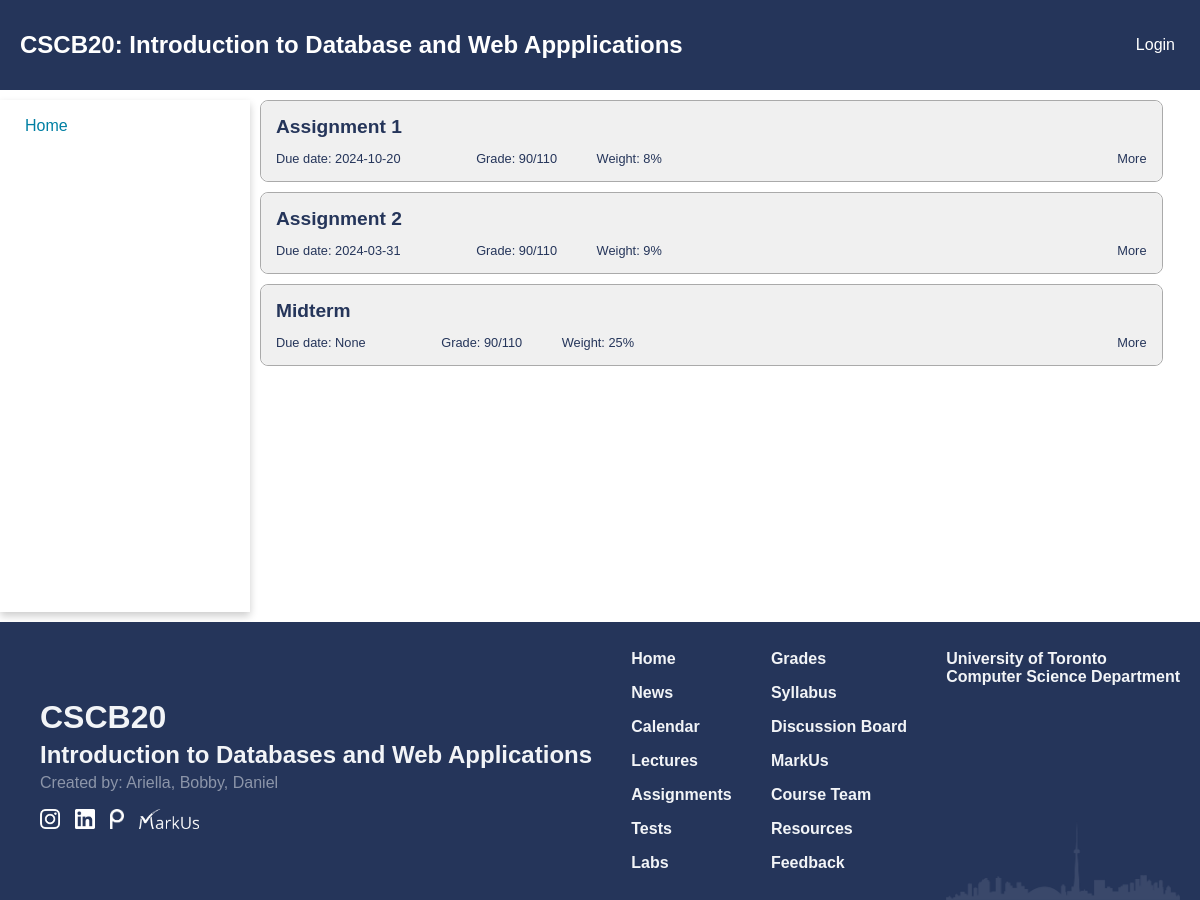
/grades, run on an earlier commit of the app's database.
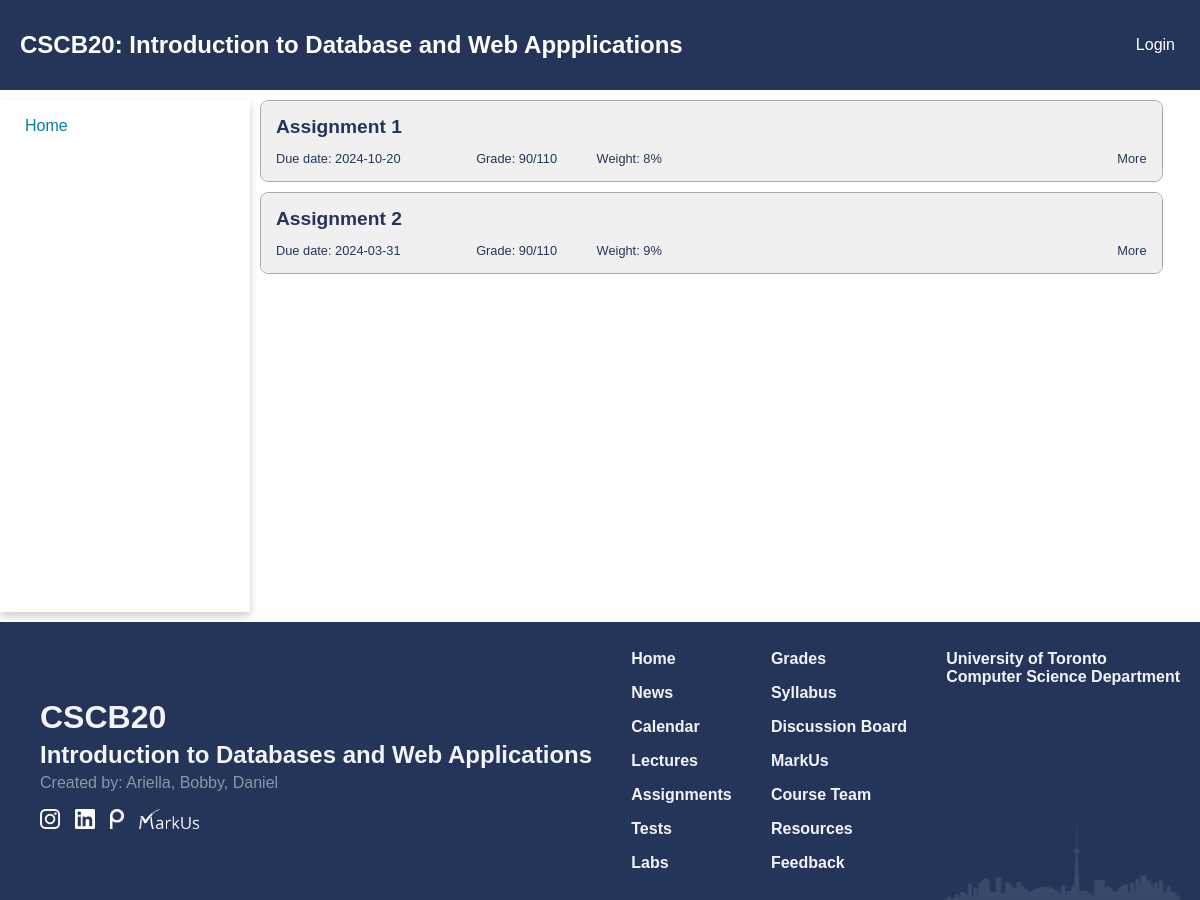
And on a later commit of the database.
### app.py (models this page shows)
class Test(db.Model):
    id = db.Column(db.Integer, primary_key = True, nullable = True)
    name = db.Column(db.String(250), nullable = False)
    desc = db.Column(db.Text)
    weight = db.Column(db.Integer, nullable = False)
    due_date = db.Column(db.Date)
    grades = db.relationship("Grades", backref = 'test', lazy = True)

### app.py (the view)
@app.route('/grades')
def view():
    lst_tests = Test.query.all()
    lst_grades = None
    if(isInstructor(session)):
        students = Student.query.all()
        return render_template("modify_assignment.html", lst_tests = lst_tests, grades = True, lst_grades = lst_grades)
    return render_template("grades.html", lst_tests = lst_tests, grades = True, lst_grades = lst_grades)

### app.py (called while the page is built)
def isInstructor(identity):
    if "auth" in identity and identity["auth"] == 'Instructor':
        return True
    return False

### templates/grades.html (shortened to what this page needs)
{% extends 'home_template.html' %}
{% block extra_css %}
<link href="{{ url_for('static', filename='css/grades.css') }}" rel="stylesheet" type="text/css">
{% endblock %}
{% block content %}
<main class="grades-main">
    {% for test in lst_tests %}
    <div class="assignment-item">
        <div class="assignment-container assignment-header">
            <div class="assignment assignment-title more">{{ test.name }}</div>
            <div class="header-section header-section1">
                <span class="assignment due-date">Due date: {{ test.due_date }}</span>
                <span class="assignment assignment-grade">Grade: 90/110</span>
                <span class="assignment assignment-weight">Weight: {{ test.weight }}%</span>
            </div>
            <div class="header-section more">More</div>
        </div>
    </div>
    {% endfor %}
</main>
{% endblock %}

### templates/home_template.html (shortened to what this page needs)
<!DOCTYPE html>
<html lang="en">
<head>
  <link href="{{ url_for('static', filename='css/navbar.css') }}" rel="stylesheet" type="text/css">
  <link href="{{ url_for('static', filename='css/footer.css') }}" rel="stylesheet" type="text/css">
  <link href="{{ url_for('static', filename='css/index.css') }}" rel="stylesheet" type="text/css">
    {% block extra_css %}
    {% endblock %}
</head>
<body id="top">
  <header>
    <div class="header-flex">
      <div class="header-flex-1 title"><a href="/" class="title">CSCB20: Introduction to Database and Web
          Appplications</a></div>
        <div class="header-flex-2">
          {% if "auth" in session %}
          <div>Hello, <b>{{ session["name"] }}</b></div>
          <small><div><a href="/logout" style="padding: 0;">Logout</a></div></small>
          {% else %}
          <a href="/login"> Login </a>
          {% endif %}
        </div>
    </div>
  </header>
  <div class="container">
    <nav class="nav-card">
      <div class="card">
        <div class="nav-container">
          <ul class="nav-list">
            <li> <a href="/" >Home</a></li>
          </ul>
        </div>
      </div>
    </nav>
    {% block content %}
    {% endblock %}
    <footer class="footer">
      <div class="footer-1">
        <div class="footer-heading" style="font-size: 2rem;">CSCB20</div>
        <div class="footer-heading" style="font-size: 1.5rem;">Introduction to Databases and Web Applications</div>
        <div style="font-weight: 500; opacity: 50%;">Created by:
          <a href="https://www.linkedin.com/in/ariellasiahaan/" target="_blank">Ariella,</a>
          <a href="https://www.linkedin.com/in/bobby-adi-salim/" target="_blank">Bobby,</a>
          <a href="https://www.linkedin.com/in/danielstevanus/" target="_blank">Daniel</a>
        </div>
        <div class="icons">
          <a href="https://www.instagram.com/utsccms/" target="_blank"><img src="{{ url_for('static', filename = 'images/Instagram_Glyph_White.png' ) }} "
              alt="I" style="height:20px"></a>
          <a href="https://www.linkedin.com/company/utsccms/" target="_blank"><img src="{{ url_for('static', filename = 'images/linkedin.png' ) }} " alt="M"
              style="height:20px"></a>
          <a href="https://piazza.com/class/lqy466htv8g5xb" target="_blank"><img src="{{ url_for('static', filename = 'images/piazza.png' ) }} " alt="P"
              style="height:20px"></a>
          <a href="https://markus2.utsc.utoronto.ca/courses/20/assignments" target="_blank"><img src="{{ url_for('static', filename = 'images/markus.png' ) }} "
              alt="M" style="height:20px"></a>
        </div>
      </div>
      <div class="footer-2 links">
        <div class="navigation">
          <div><a href="/">Home</a></div>
          <div><a href="/news">News</a></div>
          <div><a href="/calendar">Calendar</a></div>
          <div><a href="/lectures">Lectures</a></div>
          <div><a href="/assignments">Assignments</a></div>
          <div><a href="/tests">Tests</a></div>
          <div><a href="/labs">Labs</a></div>
        </div>
      </div>
      <div class="footer-3 links">
        <div class="navigation">
          <div><a href="/grades">Grades</a></div>
          <div><a href="{{ url_for('static', filename = 'pdf/mock.pdf' ) }}">Syllabus</a></div>
          <div><a href="https://piazza.com/class/lqy466htv8g5xb" target="_blank">Discussion Board</a></div>
          <div><a href="https://markus2.utsc.utoronto.ca/courses/20/assignments" target="_blank">MarkUs</a></div>
          <div><a href="/team">Course Team</a></div>
          <div><a href="/resources">Resources</a></div>
          <div><a href="/feedback">Feedback</a></div>
        </div>
      </div>
      <div class="footer-4">
        <nav class="navigation">
          <div><a href="https://web.cs.toronto.edu/about/our-department" target="_blank">University of Toronto <br>
              Computer Science Department</a></div>
        </nav>
      </div>
    </footer>
  </div>
</body>
</html>

### static/css/navbar.css (style rules this page uses)
:root { --primary_color: #25355A; --secondary_color: #007FA3; --phone_size: 600px; }
body { margin: 0; padding: 0; font-family: Arial, sans-serif; }
main { grid-area: content; padding: 20px; padding: 0px 10px 0px 10px; width: 95%; }
footer { grid-area: footer; background-color: #333; color: #fff; padding: 10px; }
header { position: sticky; top:0; left:0; grid-area: header; background-color: var(--primary_color); padding: 10px 10px 10px 20px; z-index: 10000; height: 70px; margin-bottom: 10px; }
header .title { font-size: 24px; font-weight: 600; color: #FFFFFF; text-decoration: none; }
.header-flex { display: flex; height: 100%; align-items: center; }
.header-flex-1 { flex: 7; padding-right: 40px; }
.header-flex-2 { flex: 1; text-align: right; padding-right: 15px; }
.header-flex-2 a , .header-flex-2 div { color: white; text-decoration: none; background-image: linear-gradient( to right, #54b3d6 50%, white 50% ); background-size: 200% 100%; background-position: -100%; display: inline-block; padding: 5px 0; position: relative; background-clip: text; -webkit-background-clip: text; -webkit-text-fill-color: transparent; transition: all 0.3s ease-in-out; }
.header-flex-2 a:before { content: ''; background: white; display: block; position: absolute; bottom: -3px; left: 0; width: 0; height: 3px; transition: all 0.3s ease-in-out; }
@media (min-width: 800px) { .container { display: grid; grid-template-areas: "header header header" "menu content content" "footer footer footer"; grid-template-rows: auto 1fr auto; grid-template-columns: 250px auto; min-height: 100vh; } }
nav { width: 100%; grid-area: menu; }
nav .card { height: 100%; width: 100%; box-shadow: 0 4px 8px 0 rgba(0,0,0,0.2); transition: 0.3s; width: 100%; }
.nav-container { padding: 2px 25px; }
nav ul { list-style-type: none; padding: 0; margin: 0; }
nav li { margin-left: 0; margin-top: 10px; margin-bottom: 10px; }
.nav-list a { background-image: linear-gradient( to right, #54b3d6, #54b3d6 50%, #007FA3 50% ); background-size: 200% 100%; background-position: -100%; display: inline-block; padding: 5px 0; position: relative; background-clip: text; -webkit-background-clip: text; -webkit-text-fill-color: transparent; transition: all 0.3s ease-in-out; }
.nav-list a:before { content: ''; background: #54b3d6; display: block; position: absolute; bottom: -3px; left: 0; width: 0; height: 3px; transition: all 0.3s ease-in-out; }

### static/css/footer.css (style rules this page uses)
@media (min-width: 800px) { .footer { display: flex; justify-content: space-between; background-color: #25355A; color: #F2F4F7; padding: 20px 20px 0 20px; font-family: Arial, Helvetica, sans-serif; } }
@media (min-width: 800px) { .footer-4 { background-image: url("../images/toronto-b.png"); background-size: contain; background-repeat: no-repeat; background-position: center bottom; } }
@media (min-width: 800px) { .links { padding-left: 30px; padding-bottom: 20px; } }
@media (min-width: 800px) { .footer-1 { align-self: center; margin-left: 20px; } }
footer { margin-top: 10px; }
.footer-heading { font-weight: bold; margin: 5px 0; }
.footer a { color: #F2F4F7; text-decoration: none; }
.footer-3 { padding-right: 30px; }
.icons { margin: 15px 0; display: flex; }
.icons img { margin: 2px 15px 0 0; }
.navigation { display: flex; flex-direction: column; font-weight: bold; }
.navigation div { margin: 8px 0; }

### static/css/index.css (style rules this page uses)
:root { --primary_color: #25355A; --secondary_color: #007FA3; }
body { background-color: #FFFFFF; color: var(--primary_color); font-family: Geneva, Arial, Helvetica, sans-serif; }

### static/css/grades.css (style rules this page uses)
.assignment-container { padding: 15px; }
.assignment-header { background-color: #f0f0f0; position: relative; height: 50px; border-radius: 8px; }
.assignment-item { border: solid; border-width: thin; border-color: #aaaaaa; margin-bottom: 10px; border-radius: 8px; }
.assignment-title { position: absolute; font-weight: 600; font-size: 1.2em; left: 15px; top: 15px; }
.header-section { font-size: 0.8em; position: absolute; }
.header-section1 { left: 15px; bottom: 15px; width: 80%; }
.header-section .assignment { margin-left: 5%; }
.header-section .due-date { margin-left: 0; margin-right: 5%; }
.more { position: absolute; right: 15px; bottom: 15px; }

What changed in the data, as far as the page shows it:
removed Test: name "Midterm", due_date "None", weight "25"
